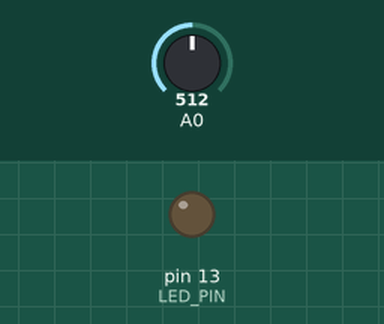
Simulated run of this sketch. Board: Arduino Uno, built with avr-gcc and run on an emulated ATmega328P. On the bench: output pins drawn as LEDs (lit = HIGH). Inputs (shaded band) come from the test bench; at power-on: A0 = 512.

Above: at 1.2 s.
1.3 s: A0 set to 640
2.8 s: A0 set to 662
At 3.9 s:
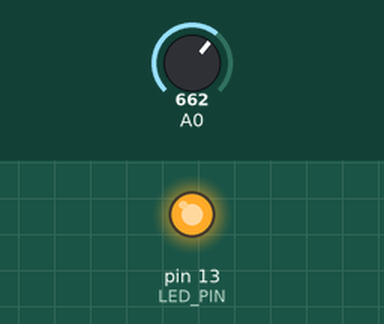
4.3 s: A0 set to 241
5.8 s: A0 set to 221
At 6.2 s:
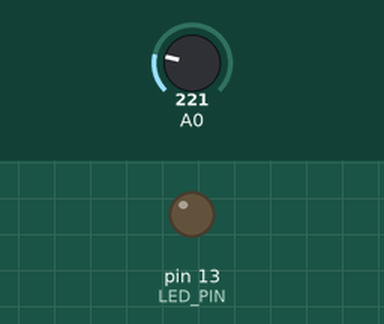
7.3 s: A0 set to 660
At 8.5 s:
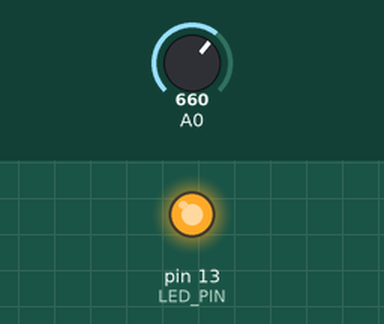
Timing chart, 0 to 9.8 s (numbered marks = the images above; inputs shaded):
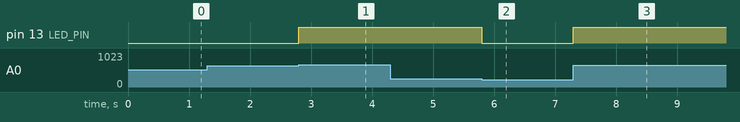

Measured:
- the behaviour switches between 649 and 650 on A0 (found by bisection; images 0 and 1)
- the behaviour switches between 231 and 230 on A0 (found by bisection; images 1 and 2)
- after the input at 1.3 s, every drawn part: stays the same
- after the input at 2.8 s, pin 13 (LED_PIN): LOW → HIGH at once
- after the input at 4.3 s, every drawn part: stays the same
- after the input at 5.8 s, pin 13 (LED_PIN): HIGH → LOW at once
- after the input at 7.3 s, pin 13 (LED_PIN): LOW → HIGH at once

The sketch:

ldr_light_control.ino
```cpp
const int LED_PIN = 13;     // LED connected to digital pin 13
int LDR_VALUE;              // Analog reading from the LDR (0-1023)

void setup() {
  Serial.begin(9600);
  pinMode(LED_PIN, OUTPUT);
}

void loop() {
  // Read the analog value from the LDR (0-1023)
  LDR_VALUE = analogRead(A0);

  // Uncomment the next line to print the sensor reading.
  // Serial.println(LDR_VALUE);

  if (LDR_VALUE >= 650) {
    // Environment is dark
    digitalWrite(LED_PIN, HIGH);
  }
  else if (LDR_VALUE <= 230) {
    // Environment is bright
    digitalWrite(LED_PIN, LOW);
  }
}
```
